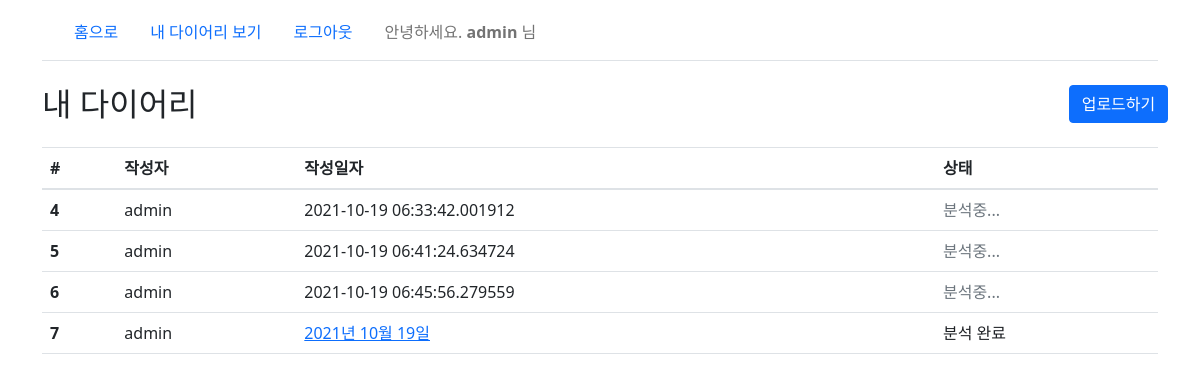
The app's page /my_diary (signed in), older data.
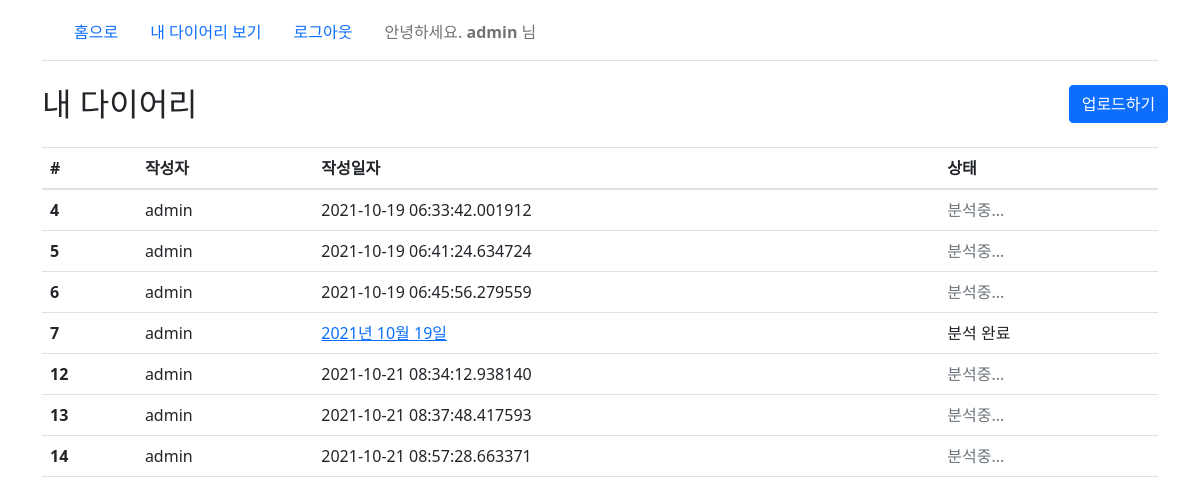
The same page, newer data.
### mindtree/models.py (models this page shows, shortened)
class User(db.Model, UserMixin):
    id = db.Column(db.Integer, primary_key=True)
    username = db.Column(db.String(100), unique=True, nullable=False)
    email = db.Column(db.String(120), unique=True, nullable=False)
    password = db.Column(db.String(100), nullable=False)
    date_joined = db.Column(db.DateTime, nullable=False, default=datetime.utcnow)
    posts = db.relationship('Post', backref='author', lazy=True)  # 해당 유저의 모든 포스트 연결

class Post(db.Model):
    id = db.Column(db.Integer, primary_key=True)  # 자동 증가
    user_id = db.Column(db.Integer, db.ForeignKey('user.id'), nullable=False)  # 참조: 'author'키로
    title = db.Column(db.String(100), nullable=False)
    pub_date = db.Column(db.DateTime, nullable=False, default=datetime.utcnow)  # 자동 입력됨
    last_updated = db.Column(db.DateTime, nullable=True, default=datetime.utcnow, onupdate=datetime.utcnow)
    ocr_text = db.Column(db.String(500), nullable=False)
    sentiment = db.Column(db.JSON, nullable=False)
    word_cloud = db.Column(db.String(100), nullable=False)
    completed = db.Column(db.Boolean, nullable=True, default=False)

### mindtree/routes.py (the view)
@app.route("/my_diary", methods=['GET'])
def my_diary():
    username = current_user.username
    posts = Post.query.filter_by(author=current_user).all()
    print("my_diary(): ", username)
    return render_template('my_diary.html', posts=posts)

### mindtree/models.py (called while the page is built)
@login_manager.user_loader
def load_user(user_id):
    return User.query.get(int(user_id))

### mindtree/routes.py (called while the page is built)
@app.template_filter('datetime')
def _jinja2_filter_datetime(date, fmt=None):
    if fmt:
        return date.strftime(fmt)
    else:
        return date.strftime('%Y년 %m월 %d일')

### mindtree/templates/my_diary.html
{% extends "layout.html" %}
{% block content %}
<div class="container mt-4 mb-3">
    <div class="row g-1">
        <h2 class="header-bar col">내 다이어리</h2>
        <div class="col-md-1">
            <a class="btn btn-primary" href="/upload" role="button">업로드하기</a>
        </div>
    </div>
</div>
<div class="container">
    <table class="table">
        <thead>
        <tr>
            <th scope="col">#</th>
            <th scope="col">작성자</th>
            <th scope="col">작성일자</th>
            <th scope="col">상태</th>
        </tr>
        </thead>
        <tbody>
        {% for post in posts %}
            <tr>
                <th scope="row">{{ post.id }}</th>
                <td>{{ post.author.username }}</td>
                {% if post.completed %}
                <td><a href="{{ url_for('analyze', post_id=post.id) }}">{{ post.pub_date|datetime }}</a></td>
                <td style="color: #1e2125"> 분석 완료 </td>
                {% else %}
                <td>{{ post.pub_date }}</td>
                <td style="color: #6c757d"> 분석중... </td>
                {% endif %}
            </tr>
        {% endfor %}
        </tbody>
    </table>
</div>
{% endblock %}

### mindtree/templates/layout.html (shortened to what this page needs)
<!DOCTYPE html>
<html>
<head>
    <link rel="stylesheet" href="https://maxcdn.bootstrapcdn.com/bootstrap/4.0.0/css/bootstrap.min.css">
    <link href="https://cdn.jsdelivr.net/npm/bootstrap@5.1.3/dist/css/bootstrap.min.css" rel="stylesheet">
</head>
<body>
<div class="container-sm ">
    <nav class="navbar navbar-light border-bottom mt-1">
        <ul class="nav">
            <li class="nav-item">
                <a href="{{ url_for('login') }}" class="nav-link"> 홈으로</a>
            </li>
            {% if current_user.is_authenticated %}
            <li class="nav-item">
                <a href="{{ url_for('my_diary') }}" class="nav-link">내 다이어리 보기</a>
            </li>
            {% endif %}
            {% if current_user.is_authenticated %}
            <li><a href="{{ url_for('logout') }}" class="nav-link"> 로그아웃 </a></li>
            <li class="navbar-text ms-3">
                안녕하세요.<b> {{ current_user.username }} </b> 님
            </li>
            {% else %}
            <li class="navbar-text ms-3">
                Anonymous User 로 접속중입니다.
            </li>
            {% endif %}
        </ul>
    </nav>
</div>
    {% block content %}{% endblock %}
</body>
</html>

Row changes from the older to the newer data that the page shows:
added Post: id "12", author.username "admin", pub_date "2021-10-21 08:34:12.938140"
added Post: id "13", author.username "admin", pub_date "2021-10-21 08:37:48.417593"
added Post: id "14", author.username "admin", pub_date "2021-10-21 08:57:28.663371"
